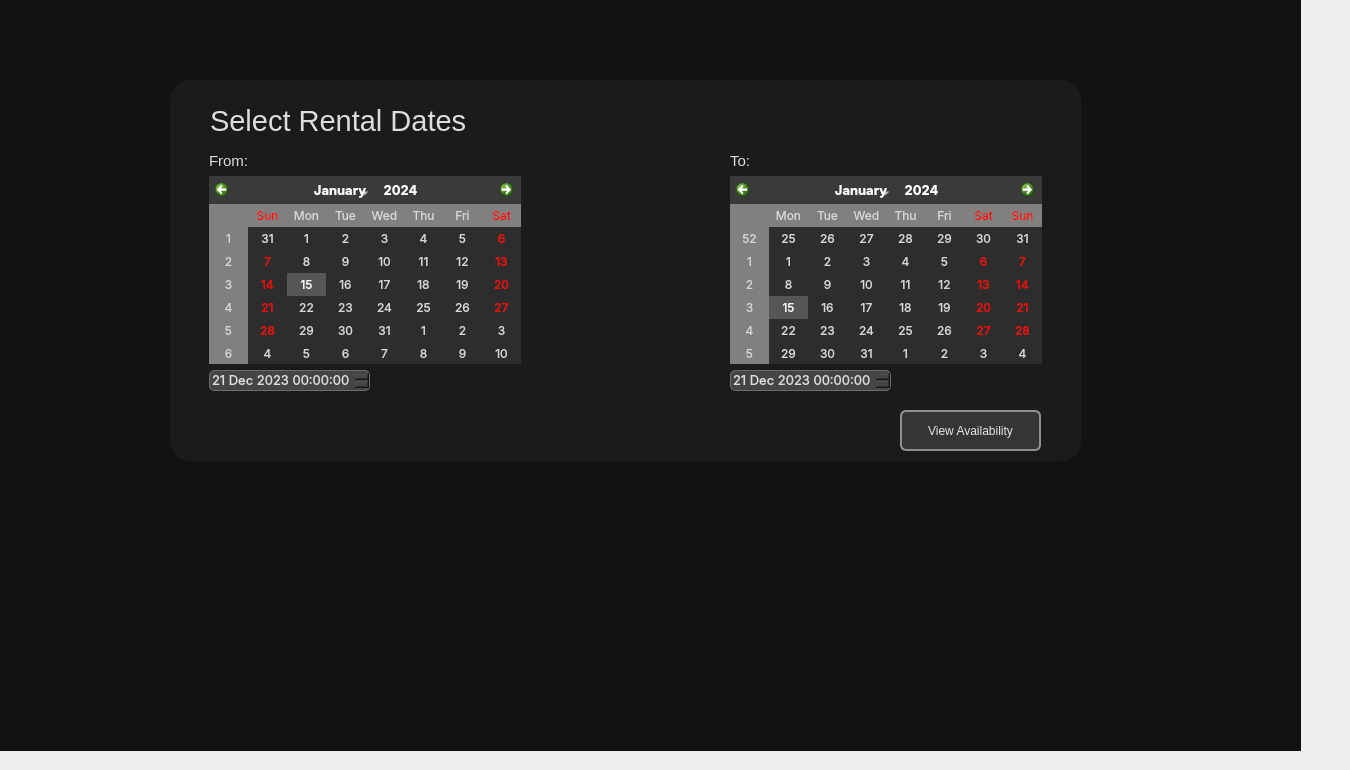
    <widget class="QWidget" name="page">
     <widget class="QWidget" name="widget" native="true">
      <property name="geometry">
       <rect>
        <x>170</x>
        <y>80</y>
        <width>911</width>
        <height>381</height>
       </rect>
      </property>
      <property name="styleSheet">
       <string notr="true">background-color:  rgb(27, 27, 27);
border-radius: 20px;  /* Adjust the radius as needed */</string>
      </property>
      <widget class="QPushButton" name="viewAvailabilityButton">
       <property name="geometry">
        <rect>
         <x>730</x>
         <y>330</y>
         <width>141</width>
         <height>41</height>
        </rect>
       </property>
       <property name="styleSheet">
        <string notr="true">QPushButton {
	
	font: 10pt &quot;Inter SemiBold&quot;, 'sans-serif';
    border: 2px solid #8f8f91;
    border-radius: 6px;
    background-color: #353535;
    min-width: 80px;
	color: rgb(229, 229, 229);
}

QPushButton:hover {
    border-color: #1a1a1a;
}

QPushButton:pressed {
    background-color: #292929;
}</string>
       </property>
       <property name="text">
        <string>View Availability</string>
       </property>
      </widget>
      <widget class="QLabel" name="label_4">
       <property name="geometry">
        <rect>
         <x>40</x>
         <y>20</y>
         <width>277</width>
         <height>41</height>
        </rect>
       </property>
       <property name="styleSheet">
        <string notr="true">QLabel{
            color: #DDDDDD; /* Light grey text on dark background */
            font-family: 'Inter ExtraBold', sans-serif;
            font-size: 22pt; /* Adjust size as needed */
}</string>
       </property>
       <property name="text">
        <string>Select Rental Dates</string>
       </property>
      </widget>
      <widget class="QLabel" name="label_3">
       <property name="geometry">
        <rect>
         <x>560</x>
         <y>71</y>
         <width>22</width>
         <height>19</height>
        </rect>
       </property>
       <property name="styleSheet">
        <string notr="true">QLabel#label_3 {
            color: #DDDDDD; /* Light grey text on dark background */
            font-family: 'Inter', sans-serif;
            font-size: 11pt; /* Adjust size as needed */
}</string>
       </property>
       <property name="text">
        <string>To:</string>
       </property>
      </widget>
      <widget class="QDateTimeEdit" name="fromDateTimeEdit">
       <property name="geometry">
        <rect>
         <x>39</x>
         <y>290</y>
         <width>161</width>
         <height>21</height>
        </rect>
       </property>
       <property name="styleSheet">
        <string notr="true">background-color: #454545;
            color: #DDDDDD;
            border: 1px solid #6c6c6c;
            border-radius: 5px;
            font-size: 10pt;
font-family: Inter;
</string>
       </property>
       <property name="date">
        <date>
         <year>2023</year>
         <month>12</month>
         <day>21</day>
        </date>
       </property>
      </widget>
      <widget class="QDateTimeEdit" name="toDateTimeEdit">
       <property name="geometry">
        <rect>
         <x>560</x>
         <y>290</y>
         <width>161</width>
         <height>21</height>
        </rect>
       </property>
       <property name="styleSheet">
        <string notr="true">background-color: #454545;
            color: #DDDDDD;
            border: 1px solid #6c6c6c;
            border-radius: 5px;
            font-size: 10pt;
font-family: Inter;
</string>
       </property>
       <property name="date">
        <date>
         <year>2023</year>
         <month>12</month>
         <day>21</day>
        </date>
       </property>
      </widget>
      <widget class="QCalendarWidget" name="fromDateCalendar">
       <property name="geometry">
        <rect>
         <x>39</x>
         <y>96</y>
         <width>312</width>
         <height>188</height>
        </rect>
       </property>
       <property name="styleSheet">
        <string notr="true">/* Styles for Calendar Widgets */
QCalendarWidget {
    border: 1px solid #757575;
    background-color: #2D2D2D;
font-family: Inter;

}
 /* header row */
  QCalendarWidget QWidget { alternate-background-color: rgb(128, 128, 128); }
QCalendarWidget QToolButton {
    background-color: #3A3A3A;
    color: #FFFFFF;
    border-radius: 4px;
    margin: 4px;
    font-size: 10pt;
}

QCalendarWidget QToolButton:hover {
    background-color: #474747;
}

QCalendarWidget QToolButton:pressed {
    background-color: #565656;
}

QCalendarWidget QToolButton::menu-indicator {
    image: none;
}

QCalendarWidget QSpinBox {
    background-color: #3A3A3A;
    color: #FFFFFF;
    border: none;
    font-size: 10pt;
}

QCalendarWidget QWidget#qt_calendar_navigationbar {
    background-color: #3A3A3A;
    color: #FFFFFF;
}

QCalendarWidget QAbstractItemView {
    selection-background-color: #565656;
    selection-color: #FFFFFF;
    background-color: #2D2D2D;
    color: #D6D6D6;
}
</string>
       </property>
       <property name="firstDayOfWeek">
        <enum>Qt::Sunday</enum>
       </property>
       <property name="gridVisible">
        <bool>false</bool>
       </property>
      </widget>
      <widget class="QCalendarWidget" name="toDateCalendar">
       <property name="geometry">
        <rect>
         <x>560</x>
         <y>96</y>
         <width>312</width>
         <height>188</height>
        </rect>
       </property>
       <property name="styleSheet">
        <string notr="true">/* Styles for Calendar Widgets */
QCalendarWidget {
    border: 1px solid #757575;
    background-color: #2D2D2D;
font-family: Inter;
}
 /* header row */
  QCalendarWidget QWidget { alternate-background-color: rgb(128, 128, 128); }
QCalendarWidget QToolButton {
    background-color: #3A3A3A;
    color: #FFFFFF;
    border-radius: 4px;
    margin: 4px;
    font-size: 10pt;
}

QCalendarWidget QToolButton:hover {
    background-color: #474747;
}

QCalendarWidget QToolButton:pressed {
    background-color: #565656;
}

QCalendarWidget QToolButton::menu-indicator {
    image: none;
}

QCalendarWidget QSpinBox {
    background-color: #3A3A3A;
    color: #FFFFFF;
    border: none;
    font-size: 10pt;
}

QCalendarWidget QWidget#qt_calendar_navigationbar {
    background-color: #3A3A3A;
    color: #FFFFFF;
}

QCalendarWidget QAbstractItemView {
    selection-background-color: #565656;
    selection-color: #FFFFFF;
    background-color: #2D2D2D;
    color: #D6D6D6;
}</string>
       </property>
      </widget>
      <widget class="QLabel" name="label_2">
       <property name="geometry">
        <rect>
         <x>39</x>
         <y>71</y>
         <width>41</width>
         <height>19</height>
        </rect>
       </property>
       <property name="styleSheet">
        <string notr="true">QLabel#label_2 {
            color: #DDDDDD; /* Light grey text on dark background */
            font-family: 'Inter', sans-serif;
            font-size: 11pt; /* Adjust size as needed */
}</string>
       </property>
       <property name="text">
        <string>From:</string>
       </property>
      </widget>
     </widget>
     <widget class="QGraphicsView" name="graphicsView_2">
      <property name="geometry">
       <rect>
        <x>-40</x>
        <y>-10</y>
        <width>1341</width>
        <height>761</height>
       </rect>
      </property>
      <property name="styleSheet">
       <string notr="true">background-color: rgb(18, 18, 18);
</string>
      </property>
     </widget>
     <zorder>graphicsView_2</zorder>
     <zorder>widget</zorder>
    </widget>
